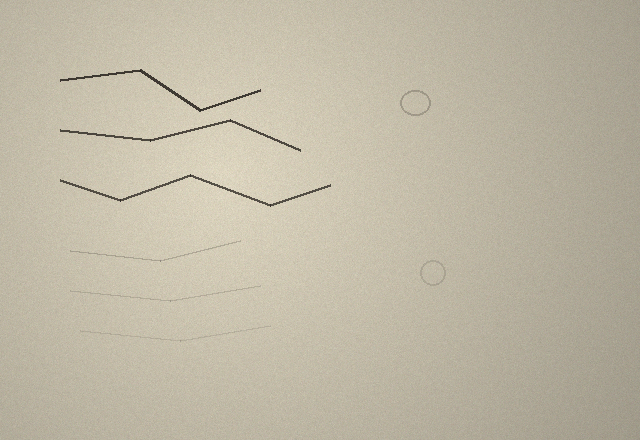
#> input picture samples/sample_page.png, 640 x 440 px
$ python bleed_subtract.py --recto ../samples/sample_page.png --verso ../samples/sample_page.png
#> lines starting #> are read from the running program, lines starting #| are printed output that depends on the picture
### src/ingest.py
#!/usr/bin/env python3
"""
ingest.py - the ONE shared validation gate for every file this toolkit reads.

CLAUDE.md, "Ingestion protection": every file the toolkit ingests - dragged
into the app, passed on the CLI, or discovered in a batch folder - is
UNTRUSTED until it passes through validate_file(). No other code path may
decode a file that hasn't gone through this gate first.

This module is intentionally standalone: it has no dependency on app.py or
the CLI scripts, and nothing in the repo calls it yet. That wiring is a
separate change.

What it guards against:
  * wrong file types (checked by content, not just extension)
  * oversized files
  * decompression-bomb images / PDFs (huge decoded pixel counts from a tiny
    file)
  * path-traversal via a hostile filename
  * any decode that fails, hangs the parser, or half-crashes the process

Everything downstream should treat a ValidatedFile as the only trustworthy
handle on an ingested file, and should build output paths only through
resolve_output_path() - never by touching the original filename directly.
"""
from __future__ import annotations

import hashlib
from dataclasses import dataclass
from pathlib import Path
from typing import Optional

from PIL import Image
import pypdfium2 as pdfium

# --- configurable limits ----------------------------------------------------
# These are deliberately generous for real manuscript scans (a 400 DPI page
# is typically well under 50 MP) but tight enough to stop a tiny malicious
# file from claiming to be a gigapixel image or a thousand-page PDF.

MAX_FILE_SIZE_BYTES = 100 * 1024 * 1024   # 100 MB, checked before any decode
MAX_IMAGE_MEGAPIXELS = 120                 # ~ e.g. 11000 x 11000
MAX_PDF_PAGES = 500
MAX_PDF_RENDER_SCALE = 1200 / 72.0         # cap: never render a sanity page above ~1200 DPI

# Let Pillow's own decompression-bomb guard back up our explicit check below.
# (Pillow raises outright above 2x this value, and warns between 1x-2x; our
# own megapixel check after Image.open() is what actually enforces the cap.)
Image.MAX_IMAGE_PIXELS = MAX_IMAGE_MEGAPIXELS * 1_000_000

ALLOWED_EXTENSIONS = {".pdf", ".png", ".jpg", ".jpeg", ".tif", ".tiff"}

_EXT_TO_KIND = {
    ".pdf": "pdf",
    ".png": "png",
    ".jpg": "jpeg",
    ".jpeg": "jpeg",
    ".tif": "tiff",
    ".tiff": "tiff",
}

# Magic-byte signatures used to verify actual file content, independent of
# whatever extension the file claims to have.
_MAGIC_SIGNATURES = {
    b"%PDF-": "pdf",
    b"\x89PNG\r\n\x1a\n": "png",
    b"\xff\xd8\xff": "jpeg",
    b"II*\x00": "tiff",   # little-endian ("Intel") TIFF
    b"MM\x00*": "tiff",   # big-endian ("Motorola") TIFF
}
_MAGIC_SNIFF_LEN = max(len(sig) for sig in _MAGIC_SIGNATURES)


class IngestRejected(Exception):
    """Raised for any file that fails the validation gate. Always carries a
    human-readable reason. Callers should catch this specifically and skip
    the file (log-and-continue in batch mode, show a message in the app) -
    never let it propagate as a crash."""


@dataclass(frozen=True)
class ValidatedFile:
    """Handle on a file that has passed the gate. Downstream code should
    treat this - not the raw path or filename - as the source of truth."""
    path: Path            # original on-disk location; fine to open, never to build output paths from
    kind: str              # "pdf" | "png" | "jpeg" | "tiff", confirmed by content
    safe_basename: str      # sanitized basename, safe to use in output filenames
    sha256: str            # provenance hash of the raw input bytes
    size_bytes: int
    dimensions: Optional[tuple] = None   # (width, height) for images; None for PDFs (varies per page)
    page_count: Optional[int] = None      # for PDFs; None for images


# --- filename safety ---------------------------------------------------------

def sanitize_basename(name: str) -> str:
    """Reduce an arbitrary, possibly-hostile filename to a safe basename.

    Strips directory components (handles both '/' and '\\' separators, so
    this is safe even when running on a platform that wouldn't otherwise
    treat '\\' as a separator), drops leading dots (so '..', '.', and
    dotfiles can't sneak through), and keeps only a conservative charset.
    Never returns something containing '/', '\\', or '..'.
    """
    # Normalize both separator styles before taking the last component, so
    # "..\\..\\evil.png" can't survive by hiding behind the "wrong" slash.
    normalized = name.replace("\\", "/")
    candidate = normalized.split("/")[-1]
    candidate = candidate.lstrip(".")
    safe = "".join(c for c in candidate if c.isalnum() or c in "._-")
    safe = safe.strip("._-")
    if not safe:
        raise IngestRejected(f"filename has no safe characters after sanitizing: {name!r}")
    return safe


def resolve_output_path(validated: ValidatedFile, suffix: str, outdir: str | Path = "outputs") -> Path:
    """Build an output path from a VALIDATED file's sanitized basename -
    never from a raw incoming filename. Always resolves inside `outdir`;
    raises IngestRejected if that's somehow not the case (defense in depth -
    sanitize_basename() should already make this unreachable).
    """
    outdir_path = Path(outdir).resolve()
    outdir_path.mkdir(parents=True, exist_ok=True)
    base = Path(validated.safe_basename).stem
    out_path = (outdir_path / f"{base}{suffix}").resolve()
    if outdir_path != out_path and outdir_path not in out_path.parents:
        raise IngestRejected(f"refusing to write outside {outdir_path}: {out_path}")
    return out_path


# --- internal checks -----------------------------------------------------

def _check_size(path: Path) -> int:
    size = path.stat().st_size
    if size == 0:
        raise IngestRejected(f"file is empty: {path.name}")
    if size > MAX_FILE_SIZE_BYTES:
        raise IngestRejected(
            f"{path.name}: {size / 1e6:.1f} MB exceeds the {MAX_FILE_SIZE_BYTES / 1e6:.0f} MB size cap"
        )
    return size


def _detect_kind_from_content(path: Path) -> Optional[str]:
    with open(path, "rb") as f:
        header = f.read(_MAGIC_SNIFF_LEN)
    for magic, kind in _MAGIC_SIGNATURES.items():
        if header.startswith(magic):
            return kind
    return None


def _sha256_of(path: Path) -> str:
    h = hashlib.sha256()
    with open(path, "rb") as f:
        for chunk in iter(lambda: f.read(1024 * 1024), b""):
            h.update(chunk)
    return h.hexdigest()


def _validate_raster_image(path: Path, kind: str) -> tuple:
    """Safe-decode an image file and enforce the pixel/dimension cap.
    Returns (width, height) on success; raises IngestRejected otherwise.
    """
#> called with kind = 'png'
    try:
        with Image.open(path) as im:
            # A PNG/JPEG/TIFF header gives the declared size without
            # decoding pixel data, so this check happens BEFORE we ever ask
            # for the full pixel buffer - the key defense against a tiny
            # file that claims to be a gigapixel image.
#> im is the input picture: PIL image 640x440 RGB; mean R, G, B 191.6, 184.6, 165.5
            w, h = im.size
            megapixels = (w * h) / 1_000_000
            if megapixels > MAX_IMAGE_MEGAPIXELS:
                raise IngestRejected(
                    f"{path.name}: declared size {w}x{h} ({megapixels:.0f} MP) exceeds the "
                    f"{MAX_IMAGE_MEGAPIXELS} MP cap - refusing to decode (possible decompression bomb)"
                )
            # Only now do the full decode, and only inside this try/except.
            im.load()
    except IngestRejected:
        raise
    except Image.DecompressionBombError as e:
        raise IngestRejected(f"{path.name}: rejected by Pillow's decompression-bomb guard: {e}") from e
    except Exception as e:
        raise IngestRejected(f"{path.name}: could not decode as {kind}: {e}") from e
    return (w, h)


# [35 lines left out: function _validate_pdf, not called in this run]


# --- the gate ------------------------------------------------------------

def validate_file(path) -> ValidatedFile:
    """The shared ingestion gate. Every file this toolkit reads - from the
    app, the CLI, or a batch folder - must pass through this before any
    code path decodes it for real.

    Raises IngestRejected (never anything else) with a clear reason on
    anything suspicious. Never writes anything, so there is nothing to
    clean up on rejection.
    """
    path = Path(path)

    if not path.is_file():
        raise IngestRejected(f"not a file: {path}")

    ext = path.suffix.lower()
    if ext not in ALLOWED_EXTENSIONS:
        raise IngestRejected(
            f"{path.name}: unsupported file type {ext!r} (allowed: {sorted(ALLOWED_EXTENSIONS)})"
        )

    size = _check_size(path)

    kind = _detect_kind_from_content(path)
    if kind is None:
        raise IngestRejected(
            f"{path.name}: file content doesn't match any supported format "
            f"(pdf/png/jpeg/tiff magic bytes not found) - extension alone is not trusted"
        )

    expected_kind = _EXT_TO_KIND[ext]
    if kind != expected_kind:
        raise IngestRejected(
            f"{path.name}: extension {ext!r} claims {expected_kind!r} but content is actually "
            f"{kind!r} - refusing to guess which is right"
        )

    dimensions = None
    page_count = None
    if kind == "pdf":
        page_count = _validate_pdf(path)
    else:
        dimensions = _validate_raster_image(path, kind)

    return ValidatedFile(
        path=path,
        kind=kind,
        safe_basename=sanitize_basename(path.name),
        sha256=_sha256_of(path),
        size_bytes=size,
        dimensions=dimensions,
        page_count=page_count,
    )

### src/enhance.py
#!/usr/bin/env python3
"""
enhance.py - reveal faded handwriting for HTR/LLM reading WITHOUT fabricating
strokes. Order of operations = flat-field -> channel pick -> CLAHE -> levels,
then an OPTIONAL sharpen/upscale that is a POINTER only (never your evidence).

Golden rules baked in:
  * never binarize (destroys faint strokes; engines want grayscale)
  * output stays 8-bit GRAYSCALE PNG
  * emits BOTH channel candidates so you pick per document
  * the aggressive sharpened file is written separately and clearly named

Usage:
  python enhance.py IMAGE.png [--sigma 40] [--clip 2.5] [--upscale 1.7]
                              [--outdir enhanced]
"""
import argparse, os, sys, cv2, numpy as np
from ingest import validate_file, IngestRejected

def flatfield(bgr, sigma):
#> called with sigma = 40
    return cv2.divide(bgr, cv2.GaussianBlur(bgr,(0,0),sigma), scale=255)
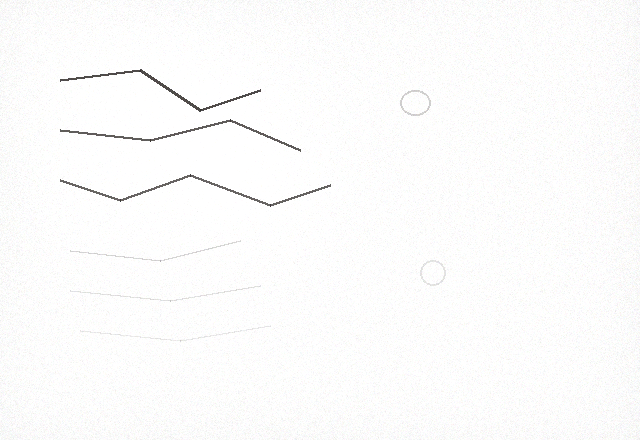
#> returned value: shape (440, 640, 3); mean of channels 0, 1, 2 251.6, 251.9, 252; drawn as B, G, R

def levels(gray, lop=1, hip=99):
    lo,hi=np.percentile(gray,lop),np.percentile(gray,hip)
    return (np.clip((gray.astype(float)-lo)/(hi-lo),0,1)*255).astype(np.uint8)

# [53 lines left out: functions enhance_page, main, not called in this run]

# [1 lines that do not run on import are left out]

### src/bleed_subtract.py
#!/usr/bin/env python3
"""
bleed_subtract.py - OPT-IN recto/verso bleed-through removal for the HTR
input path.

Some manuscript pages show ink from the OTHER side of the leaf showing
through the paper (bleed-through / show-through). Standard `enhance.py`
contrast enhancement has no way to tell that faint darkening apart from the
page's own faint ink, and can make it worse. This module is a separate,
opt-in tool for exactly that situation: given a scan of BOTH sides of the
same leaf, it estimates how much of the recto's faint darkening is explained
by the (mirrored) verso ink, and subtracts a gentle, proportional amount of
it - controlled by --strength - while leaving strong, bold recto strokes
alone.

This is NOT wired into pdf_to_png.py / enhance.py / verify_glyph.py and does
not change enhance.py or its math; it only imports enhance.flatfield() (used
unmodified, purely to normalize away uneven lighting before comparing the
two sides) exactly as the test suite already does. Nothing calls this module
automatically - run it by hand when a specific page needs it.

Usage:
  python bleed_subtract.py --recto RECTO.png --verso VERSO.png \
      [--strength 1.0] [--sigma 40] [--search-window 20] [--outdir bleed_removed]

Output: <recto-basename>_bleedremoved.png - a 3-channel 8-bit BGR colour PNG,
bleed-corrected but deliberately left in the ORIGINAL scan's own lighting
(NOT flat-fielded, NOT contrast-stretched). That's intentional: flatfield()
is used internally to find the alignment and estimate how much to remove,
but the estimated correction is rescaled back into the original's own
illumination space before being written out. Feed this file to
src/enhance.py or src/verify_glyph.py exactly as you would any other raw
scan - they flat-field it themselves, exactly once. (An earlier version of
this module wrote out an already-flat-fielded file; downstream flat-
fielding it again was not idempotent and produced a contrast artifact
unrelated to bleed removal - see the commit that fixed this.) Keeping the
output in colour also matters on its own: enhance.py picks between a
blue-channel and an L*a*b* b* candidate downstream, and that pick is
meaningless on a grayscale-only input. Never overwrites, and is never named
the same as, a `*_safe_*_BEST.png` file.
"""
from __future__ import annotations

import argparse
import sys
from dataclasses import dataclass

import cv2
import numpy as np

from enhance import flatfield  # reused unmodified - see CLAUDE.md enhancement-math change policy
from ingest import validate_file, IngestRejected, resolve_output_path

# --- tunable constants -------------------------------------------------------
DEFAULT_SIGMA = 40            # matches enhance.py's --sigma default
DEFAULT_SEARCH_WINDOW = 20    # +/-20px alignment search, per spec
NOISE_FLOOR = 8.0             # ink units below which a pixel isn't trusted as "verso ink present"
MIN_CALIBRATION_PIXELS = 200  # minimum verso-ink-present pixels needed to estimate a bleed ratio


@dataclass
class BleedRemovalResult:
    image: np.ndarray    # uint8 BGR colour, HxWx3 - bleed-through subtracted, in the ORIGINAL's own lighting (not flat-fielded)
    dy: int               # best-found vertical offset of the (flipped) verso relative to the recto
    dx: int               # best-found horizontal offset
    correlation: float    # correlation score at the chosen offset (higher = more confident alignment)
    k: float               # estimated bleed-through attenuation ratio actually used


def _flatfield_bgr(bgr: np.ndarray, sigma: float) -> np.ndarray:
    """Lighting-corrected BGR (float64), reusing enhance.py's flatfield()
    unmodified purely to remove uneven illumination before comparing recto
    and verso - this is NOT part of, and does not alter, the enhancement
    pipeline itself. Kept in colour so the final subtraction can be applied
    per-channel, preserving the recto's own colour information."""
    return flatfield(bgr, sigma).astype(np.float64)


def _ink_from_flat_bgr(flat_bgr: np.ndarray) -> np.ndarray:
    """Grayscale 'ink' map from an already flat-fielded BGR array: ~0 =
    paper, positive = darker than paper. Used only for the alignment search
    and the k estimate, both of which stay single-channel by design - the
    colour information is preserved separately and only re-enters when the
    estimated bleed is subtracted, per-channel, from the flat-fielded BGR."""
    gray = cv2.cvtColor(np.clip(flat_bgr, 0, 255).astype(np.uint8), cv2.COLOR_BGR2GRAY)
    return 255.0 - gray.astype(np.float64)
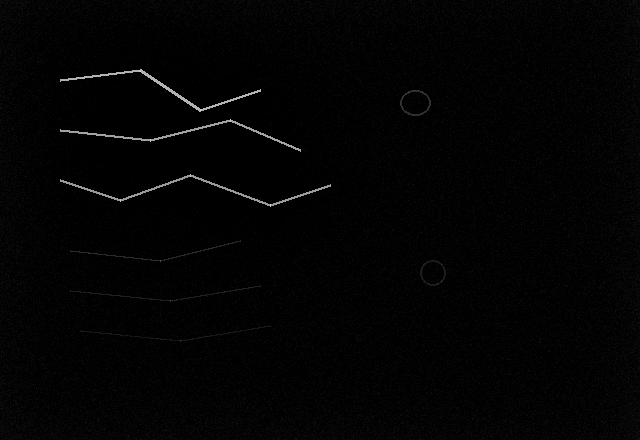
#> returned value: shape (440, 640) float64; min 0, max 207, mean 3.1


# [5 lines left out: function _to_ink, not called in this run]


def _overlap_slices(shape, dy: int, dx: int):
    """Slice pairs describing the overlapping region of an array `a` and an
    array `b` shifted by (dy, dx) relative to `a` (b's content moves right
    by dx, down by dy)."""
    h, w = shape
    ay0, ay1 = max(0, dy), min(h, h + dy)
    ax0, ax1 = max(0, dx), min(w, w + dx)
    by0, by1 = max(0, -dy), min(h, h - dy)
    bx0, bx1 = max(0, -dx), min(w, w - dx)
    return (slice(ay0, ay1), slice(ax0, ax1)), (slice(by0, by1), slice(bx0, bx1))


def _crop_overlap(a: np.ndarray, b: np.ndarray, dy: int, dx: int):
    a_sl, b_sl = _overlap_slices(a.shape, dy, dx)
    return a[a_sl], b[b_sl]


def _place_shifted(ink: np.ndarray, dy: int, dx: int, shape) -> np.ndarray:
    """Place `ink` shifted by (dy, dx) onto a zero canvas of `shape`. Pixels
    with no corresponding verso data (outside the overlap after the shift)
    are treated as zero ink - never guessed at."""
    out = np.zeros(shape, dtype=np.float64)
    a_sl, b_sl = _overlap_slices(shape, dy, dx)
    out[a_sl] = ink[b_sl]
    return out


def _correlation(a: np.ndarray, b: np.ndarray) -> float:
    a = a.ravel().astype(np.float64)
    b = b.ravel().astype(np.float64)
    if a.size == 0:
        return 0.0
    a = a - a.mean()
    b = b - b.mean()
    denom = np.sqrt((a @ a) * (b @ b))
    if denom < 1e-9:
        return 0.0
    return float((a @ b) / denom)


def _find_best_offset(recto_ink: np.ndarray, verso_ink_flipped: np.ndarray, window: int):
    """Brute-force search over every integer (dy, dx) in [-window, window]
    for the shift where the flipped verso's ink correlates best with the
    recto's ink - i.e. the alignment most consistent with bleed-through."""
    best_dy, best_dx, best_score = 0, 0, -2.0
    for dy in range(-window, window + 1):
        for dx in range(-window, window + 1):
            a_crop, b_crop = _crop_overlap(recto_ink, verso_ink_flipped, dy, dx)
            if a_crop.size < 100:
                continue
            score = _correlation(a_crop, b_crop)
            if score > best_score:
                best_dy, best_dx, best_score = dy, dx, score
    return best_dy, best_dx, best_score


def remove_bleed_through(
    recto_bgr: np.ndarray,
    verso_bgr: np.ndarray,
    strength: float = 1.0,
    sigma: float = DEFAULT_SIGMA,
    search_window: int = DEFAULT_SEARCH_WINDOW,
) -> BleedRemovalResult:
    """Pure image-math core: two BGR arrays in, one BleedRemovalResult out.
    No file I/O, no ingestion gate - that's main()'s job, same split as
    enhance.py's flatfield()/levels() vs its main().
    """
    if recto_bgr.shape[:2] != verso_bgr.shape[:2]:
        raise ValueError(
            f"recto and verso must have matching pixel dimensions "
            f"(got {recto_bgr.shape[:2]} vs {verso_bgr.shape[:2]}) - "
            f"rescan or resize consistently before running this tool"
        )

    # Alignment search and k-estimation stay single-channel (grayscale ink
    # maps) - unchanged logic, just now derived from a colour-preserving
    # flat-fielded base rather than immediately collapsing to grayscale.
    recto_flat = _flatfield_bgr(recto_bgr, sigma)
    verso_flat = _flatfield_bgr(verso_bgr, sigma)
    recto_ink = _ink_from_flat_bgr(recto_flat)
    verso_ink = _ink_from_flat_bgr(verso_flat)
    # Mirror: seen through the paper from the front, the verso's writing is
    # flipped left-right (top-bottom stays the same when a page is turned
    # like a book leaf).
    verso_ink_flipped = np.fliplr(verso_ink)

    dy, dx, correlation = _find_best_offset(recto_ink, verso_ink_flipped, search_window)
#> (the rest of the program and of its run is left out)
